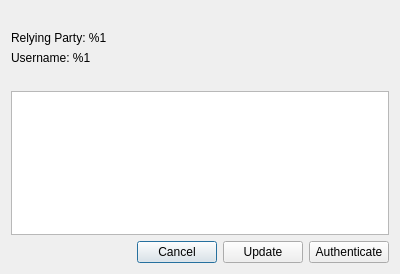
<?xml version="1.0" encoding="UTF-8"?>
<ui version="4.0">
 <class>BrowserPasskeysConfirmationDialogV2</class>
 <widget class="QWidget" name="BrowserPasskeysConfirmationDialog">
  <property name="geometry">
   <rect>
    <x>0</x>
    <y>0</y>
    <width>400</width>
    <height>274</height>
   </rect>
  </property>
  <property name="sizePolicy">
   <sizepolicy hsizetype="MinimumExpanding" vsizetype="Preferred">
    <horstretch>0</horstretch>
    <verstretch>0</verstretch>
   </sizepolicy>
  </property>
  <property name="windowTitle">
   <string>KeePassXC - Passkey credentials</string>
  </property>
  <layout class="QVBoxLayout" name="verticalLayout">
   <item>
    <layout class="QVBoxLayout" name="verticalLayout_2">
     <item>
      <widget class="QLabel" name="firstLabel">
       <property name="font">
        <font>
         <bold>true</bold>
        </font>
       </property>
       <property name="alignment">
        <set>Qt::AlignLeading|Qt::AlignLeft|Qt::AlignTop</set>
       </property>
      </widget>
     </item>
     <item>
      <widget class="QLabel" name="relyingPartyLabel">
       <property name="text">
        <string>Relying Party: %1</string>
       </property>
       <property name="textFormat">
        <enum>Qt::PlainText</enum>
       </property>
       <property name="alignment">
        <set>Qt::AlignLeading|Qt::AlignLeft|Qt::AlignVCenter</set>
       </property>
      </widget>
     </item>
     <item>
      <widget class="QLabel" name="usernameLabel">
       <property name="text">
        <string>Username: %1</string>
       </property>
       <property name="textFormat">
        <enum>Qt::PlainText</enum>
       </property>
       <property name="alignment">
        <set>Qt::AlignLeading|Qt::AlignLeft|Qt::AlignVCenter</set>
       </property>
      </widget>
     </item>
     <item>
      <widget class="QLabel" name="secondLabel">
       <property name="font">
        <font>
         <bold>true</bold>
        </font>
       </property>
       <property name="alignment">
        <set>Qt::AlignLeading|Qt::AlignLeft|Qt::AlignTop</set>
       </property>
      </widget>
     </item>
    </layout>
   </item>
   <item>
    <widget class="QTableWidget" name="credentialsTable">
     <property name="sizePolicy">
      <sizepolicy hsizetype="Expanding" vsizetype="Expanding">
       <horstretch>0</horstretch>
       <verstretch>0</verstretch>
      </sizepolicy>
     </property>
     <property name="editTriggers">
      <set>QAbstractItemView::NoEditTriggers</set>
     </property>
     <property name="showDropIndicator" stdset="0">
      <bool>false</bool>
     </property>
     <property name="selectionMode">
      <enum>QAbstractItemView::SingleSelection</enum>
     </property>
     <property name="cornerButtonEnabled">
      <bool>false</bool>
     </property>
     <attribute name="horizontalHeaderVisible">
      <bool>false</bool>
     </attribute>
     <attribute name="verticalHeaderVisible">
      <bool>false</bool>
     </attribute>
    </widget>
   </item>
   <item>
    <layout class="QHBoxLayout" name="horizontalLayout">
     <item>
      <spacer name="horizontalSpacer">
       <property name="orientation">
        <enum>Qt::Horizontal</enum>
       </property>
       <property name="sizeHint" stdset="0">
        <size>
         <width>40</width>
         <height>20</height>
        </size>
       </property>
      </spacer>
     </item>
     <item>
      <widget class="QPushButton" name="cancelButton">
       <property name="text">
        <string>Cancel</string>
       </property>
       <property name="default">
        <bool>true</bool>
       </property>
      </widget>
     </item>
     <item>
      <widget class="QPushButton" name="updateButton">
       <property name="text">
        <string>Update</string>
       </property>
      </widget>
     </item>
     <item>
      <widget class="QPushButton" name="confirmButton">
       <property name="text">
        <string>Authenticate</string>
       </property>
      </widget>
     </item>
    </layout>
   </item>
  </layout>
 </widget>
 <resources/>
 <connections/>
</ui>
